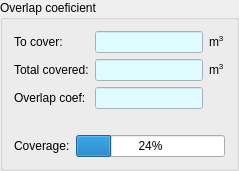
              <widget class="QGroupBox" name="gb3dOverlap">
               <property name="sizePolicy">
                <sizepolicy hsizetype="Preferred" vsizetype="Preferred">
                 <horstretch>0</horstretch>
                 <verstretch>0</verstretch>
                </sizepolicy>
               </property>
               <property name="minimumSize">
                <size>
                 <width>0</width>
                 <height>131</height>
                </size>
               </property>
               <property name="title">
                <string>Overlap coeficient</string>
               </property>
               <layout class="QVBoxLayout" name="verticalLayout_12">
                <item>
                 <layout class="QGridLayout" name="gridLayout_12">
                  <property name="sizeConstraint">
                   <enum>QLayout::SetDefaultConstraint</enum>
                  </property>
                  <item row="0" column="0">
                   <widget class="QLabel" name="label_59">
                    <property name="text">
                     <string>To cover:</string>
                    </property>
                   </widget>
                  </item>
                  <item row="2" column="1">
                   <widget class="QLineEdit" name="tb3dOverlap">
                    <property name="styleSheet">
                     <string notr="true">background-color: rgb(224, 251, 255);</string>
                    </property>
                    <property name="readOnly">
                     <bool>true</bool>
                    </property>
                   </widget>
                  </item>
                  <item row="1" column="1">
                   <widget class="QLineEdit" name="tb3dVolume">
                    <property name="styleSheet">
                     <string notr="true">background-color: rgb(224, 251, 255);</string>
                    </property>
                    <property name="readOnly">
                     <bool>true</bool>
                    </property>
                   </widget>
                  </item>
                  <item row="0" column="1">
                   <widget class="QLineEdit" name="tb3dCoverTask">
                    <property name="styleSheet">
                     <string notr="true">background-color: rgb(224, 251, 255);</string>
                    </property>
                    <property name="readOnly">
                     <bool>true</bool>
                    </property>
                   </widget>
                  </item>
                  <item row="1" column="0">
                   <widget class="QLabel" name="label_60">
                    <property name="text">
                     <string>Total covered:</string>
                    </property>
                   </widget>
                  </item>
                  <item row="2" column="0">
                   <widget class="QLabel" name="label_61">
                    <property name="text">
                     <string>Overlap coef:</string>
                    </property>
                   </widget>
                  </item>
                  <item row="0" column="2">
                   <widget class="QLabel" name="label_62">
                    <property name="text">
                     <string>&lt;html&gt;&lt;head/&gt;&lt;body&gt;&lt;p&gt;m&lt;span style=&quot; vertical-align:super;&quot;&gt;3&lt;/span&gt;&lt;/p&gt;&lt;/body&gt;&lt;/html&gt;</string>
                    </property>
                   </widget>
                  </item>
                  <item row="1" column="2">
                   <widget class="QLabel" name="label_64">
                    <property name="text">
                     <string>&lt;html&gt;&lt;head/&gt;&lt;body&gt;&lt;p&gt;m&lt;span style=&quot; vertical-align:super;&quot;&gt;3&lt;/span&gt;&lt;/p&gt;&lt;/body&gt;&lt;/html&gt;</string>
                    </property>
                   </widget>
                  </item>
                 </layout>
                </item>
                <item>
                 <spacer name="verticalSpacer_17">
                  <property name="orientation">
                   <enum>Qt::Vertical</enum>
                  </property>
                  <property name="sizeType">
                   <enum>QSizePolicy::Fixed</enum>
                  </property>
                  <property name="sizeHint" stdset="0">
                   <size>
                    <width>20</width>
                    <height>20</height>
                   </size>
                  </property>
                 </spacer>
                </item>
                <item>
                 <layout class="QFormLayout" name="formLayout_12">
                  <property name="fieldGrowthPolicy">
                   <enum>QFormLayout::AllNonFixedFieldsGrow</enum>
                  </property>
                  <item row="1" column="0">
                   <widget class="QLabel" name="label_65">
                    <property name="text">
                     <string>Coverage:</string>
                    </property>
                   </widget>
                  </item>
                  <item row="1" column="1">
                   <widget class="QProgressBar" name="pb3dCoverage">
                    <property name="value">
                     <number>24</number>
                    </property>
                    <property name="textVisible">
                     <bool>true</bool>
                    </property>
                    <property name="invertedAppearance">
                     <bool>false</bool>
                    </property>
                    <property name="format">
                     <string>%p%</string>
                    </property>
                   </widget>
                  </item>
                 </layout>
                </item>
               </layout>
              </widget>
